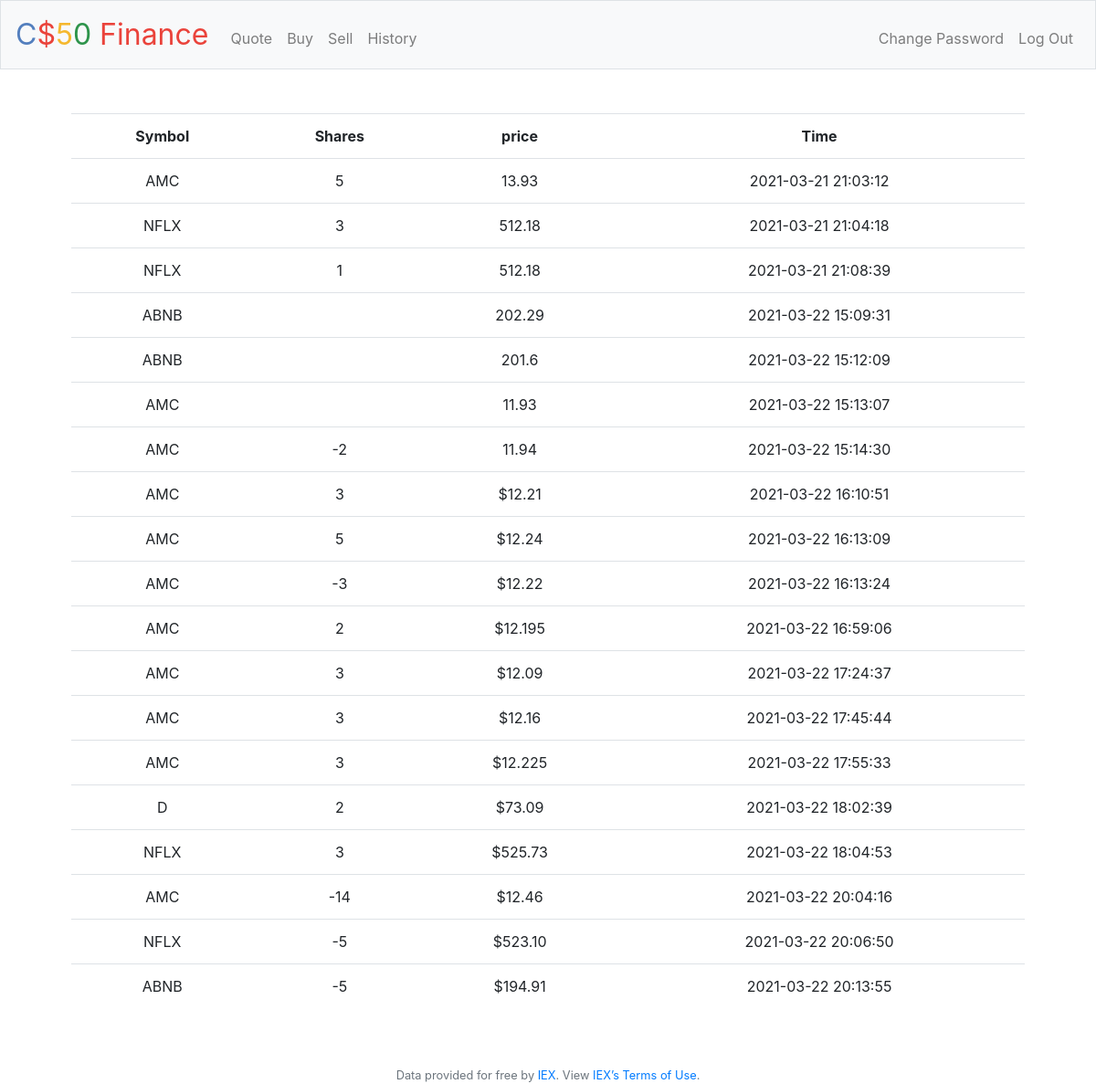
Screenshot of /history (signed in) with the database file from the repository.
### tables this page shows
CREATE TABLE history 
    (
        users_id INTEGER NOT NULL,
        symbol TEXT NOT NULL,
        shares INTEGER NOT NULL,
        price DECIMAl NOT NULL,
        time DATE NOT NULL,
        FOREIGN KEY (users_id) REFERENCES users(id)
    );

### application.py (the view)
@app.route("/history")
@login_required
def history():
    table = db.execute("SELECT symbol, shares, price, time FROM history WHERE users_id = ?", session["user_id"])
    return render_template("history.html", table=table)

### application.py (called while the page is built)
@app.after_request
def after_request(response):
    response.headers["Cache-Control"] = "no-cache, no-store, must-revalidate"
    response.headers["Expires"] = 0
    response.headers["Pragma"] = "no-cache"
    return response

### helpers.py (called while the page is built)
def login_required(f):
    @wraps(f)
    def decorated_function(*args, **kwargs):
        if session.get("user_id") is None:
            return redirect("/login")
        return f(*args, **kwargs)
    return decorated_function

### templates/history.html (shortened to what this page needs)
{% extends "layout.html" %}
{% block main %}
    <table class="table">
        <tr>
            <th>Symbol</th>
            <th>Shares</th>
            <th>price</th>
            <th>Time</th>
        </tr>
        <tr>
                {% for dict in table%}
                <tr>
                    {% for key in dict %}
                        <td>{{dict[key]}}</td>
                    {% endfor %}
                </tr>
                {% endfor %}
        </tr>
    </table>
{% endblock %}

### templates/layout.html (shortened to what this page needs)
<!DOCTYPE html>
<html lang="en">
    <head>
        <link rel="stylesheet" href="https://cdn.jsdelivr.net/npm/bootstrap@4.5.3/dist/css/bootstrap.min.css">
        <link href="/static/styles.css" rel="stylesheet">
    </head>
    <body>
        <nav class="navbar navbar-expand-md navbar-light bg-light border">
            <a class="navbar-brand" href="/"><span class="blue">C</span><span class="red">$</span><span class="yellow">5</span><span class="green">0</span> <span class="red">Finance</span></a>
            <div class="collapse navbar-collapse" id="navbar">
                {% if session.user_id %}
                    <ul class="navbar-nav mr-auto mt-2">
                        <li class="nav-item"><a class="nav-link" href="/quote">Quote</a></li>
                        <li class="nav-item"><a class="nav-link" href="/buy">Buy</a></li>
                        <li class="nav-item"><a class="nav-link" href="/sell">Sell</a></li>
                        <li class="nav-item"><a class="nav-link" href="/history">History</a></li>
                    </ul>
                    <ul class="navbar-nav ml-auto mt-2">
                        <li class="nav-item"><a class="nav-link" href="/password">Change Password</a></li>
                        <li class="nav-item"><a class="nav-link" href="/logout">Log Out</a></li>
                    </ul>
                {% else %}
                    <ul class="navbar-nav ml-auto mt-2">
                        <li class="nav-item"><a class="nav-link" href="/register">Register</a></li>
                        <li class="nav-item"><a class="nav-link" href="/login">Log In</a></li>
                    </ul>
                {% endif %}
            </div>
        </nav>
        <main class="container p-5">
            {% block main %}{% endblock %}
        </main>
        <footer class="small text-center text-muted">
            Data provided for free by <a href="https://iextrading.com/developer">IEX</a>. View <a href="https://iextrading.com/api-exhibit-a/">IEX’s Terms of Use</a>.
        </footer>
    </body>
</html>

### static/styles.css (style rules this page uses)
nav .navbar-brand { font-size: xx-large; }
nav .navbar-brand .blue { color: #537fbe; }
nav .navbar-brand .red { color: #ea433b; }
nav .navbar-brand .yellow { color: #f5b82e; }
nav .navbar-brand .green { color: #2e944b; }
main { overflow-x: auto; text-align: center; }

### rows the page displays
history: symbol "AMC" "5" "13.93" "2021-03-21 21:03:12"
history: symbol "NFLX" "3" "512.18" "2021-03-21 21:04:18"
history: symbol "NFLX" "1" "512.18" "2021-03-21 21:08:39"
history: symbol "ABNB" "202.29" "2021-03-22 15:09:31"
history: symbol "ABNB" "201.6" "2021-03-22 15:12:09"
history: symbol "AMC" "11.93" "2021-03-22 15:13:07"
history: symbol "AMC" "-2" "11.94" "2021-03-22 15:14:30"
history: symbol "AMC" "3" "$12.21" "2021-03-22 16:10:51"
history: symbol "AMC" "5" "$12.24" "2021-03-22 16:13:09"
history: symbol "AMC" "-3" "$12.22" "2021-03-22 16:13:24"
history: symbol "AMC" "2" "$12.195" "2021-03-22 16:59:06"
history: symbol "AMC" "3" "$12.09" "2021-03-22 17:24:37"
history: symbol "AMC" "3" "$12.16" "2021-03-22 17:45:44"
history: symbol "AMC" "3" "$12.225" "2021-03-22 17:55:33"
history: symbol "D" "2" "$73.09" "2021-03-22 18:02:39"
history: symbol "NFLX" "3" "$525.73" "2021-03-22 18:04:53"
history: symbol "AMC" "-14" "$12.46" "2021-03-22 20:04:16"
history: symbol "NFLX" "-5" "$523.10" "2021-03-22 20:06:50"
history: symbol "ABNB" "-5" "$194.91" "2021-03-22 20:13:55"
